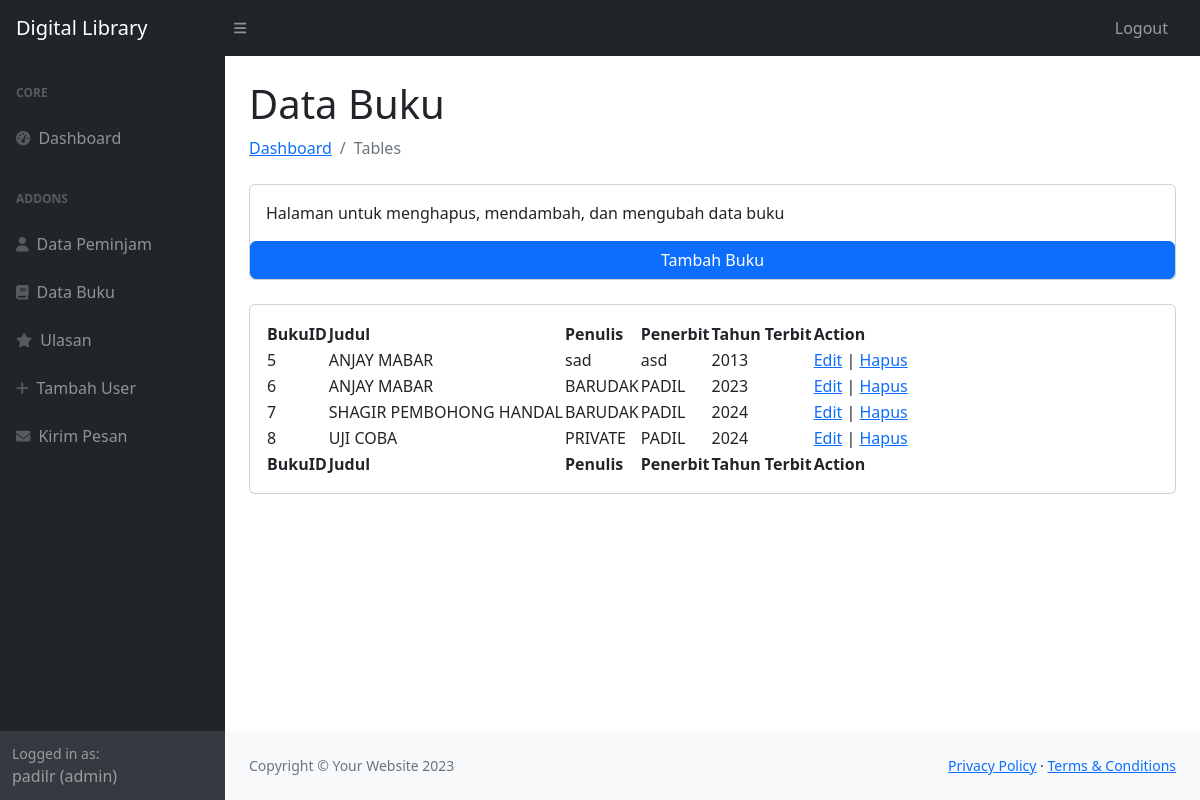
/databuku.php (signed in), run on the app's committed database.
### tables this page shows
CREATE TABLE `user` (
  `userID` int(11) NOT NULL,
  `username` varchar(225) NOT NULL,
  `password` varchar(225) NOT NULL,
  `email` varchar(225) NOT NULL,
  `namalengkap` varchar(225) NOT NULL,
  `alamat` text NOT NULL,
  `level` varchar(225) NOT NULL
);

CREATE TABLE `buku` (
  `bukuID` int(11) NOT NULL,
  `judul` varchar(225) NOT NULL,
  `penulis` varchar(225) NOT NULL,
  `penerbit` varchar(225) NOT NULL,
  `tahunterbit` int(11) NOT NULL,
  `kontenbuku` text NOT NULL
);

### databuku.php (the view, shortened to what this page needs)
<?php
include 'koneksi.php';
?>
<!DOCTYPE html>
<html lang="en">
    <head>
        <link href="https://cdn.jsdelivr.net/npm/simple-datatables@7.1.2/dist/style.min.css" rel="stylesheet" />
        <link href="css/styles.css" rel="stylesheet" />
    </head>
    <body class="sb-nav-fixed">
        <?php include 'nav.php'; ?>
            <div id="layoutSidenav_content">
                <main>
                    <div class="container-fluid px-4">
                        <h1 class="mt-4">Data Buku</h1>
                        <ol class="breadcrumb mb-4">
                            <li class="breadcrumb-item"><a href="index.html">Dashboard</a></li>
                            <li class="breadcrumb-item active">Tables</li>
                        </ol>
                        <div class="card mb-4">
                            <div class="card-body">
                                Halaman untuk menghapus, mendambah, dan mengubah data buku
                            </div>
                            <button onclick="showOverlay()" class="btn btn-primary">Tambah Buku</button>
                        </div>
                        <div class="card mb-4">
                            <div class="card-body">
                                <table id="datatablesSimple">
                                    <thead>
                                        <tr>
                                            <th>BukuID</th>
                                            <th>Judul</th>
                                            <th>Penulis</th>
                                            <th>Penerbit</th>
                                            <th>Tahun Terbit</th>
                                            <th>Action</th>
                                        </tr>
                                    </thead>
                                    <tfoot>
                                        <tr>
                                            <th>BukuID</th>
                                            <th>Judul</th>
                                            <th>Penulis</th>
                                            <th>Penerbit</th>
                                            <th>Tahun Terbit</th>
                                            <th>Action</th>
                                        </tr>
                                    </tfoot>
                                    <tbody>
                                    <?php
    include 'koneksi.php';
    $query = "SELECT * FROM buku";
    $result = mysqli_query($conn, $query);
    if ($result) {
        while ($row = mysqli_fetch_assoc($result)) {
            echo "<tr>";
            echo "<td>" . $row['bukuID'] . "</td>";
            echo "<td>" . $row['judul'] . "</td>";
            echo "<td>" . $row['penulis'] . "</td>";
            echo "<td>" . $row['penerbit'] . "</td>";
            echo "<td>" . $row['tahunterbit'] . "</td>";
            echo "<td><a href='editbuku.php?bukuID=" . $row['bukuID'] . "'>Edit</a> | <a href='hapusbuku.php?bukuID=" . $row['bukuID'] . "'>Hapus</a></td>";
            echo "</tr>";
        }
    } else {
        echo "Error: " . $query . "<br>" . mysqli_error($conn);
    }
    ?>
                                    </tbody>
                                </table>
                            </div>
                        </div>
                    </div>
                </main>
                <footer class="py-4 bg-light mt-auto">
                    <div class="container-fluid px-4">
                        <div class="d-flex align-items-center justify-content-between small">
                            <div class="text-muted">Copyright &copy; Your Website 2023</div>
                            <div>
                                <a href="#">Privacy Policy</a>
                                &middot;
                                <a href="#">Terms &amp; Conditions</a>
                            </div>
                        </div>
                    </div>
                </footer>
            </div>
        </div>
    </body>
</html>

### nav.php (shortened to what this page needs)
<nav class="sb-topnav navbar navbar-expand navbar-dark bg-dark">
            <a class="navbar-brand ps-3" href="index.html">Digital Library</a>
            <button class="btn btn-link btn-sm order-1 order-lg-0 me-4 me-lg-0" id="sidebarToggle" href="#!"><i class="fas fa-bars"></i></button>
            <ul class="navbar-nav ms-auto ms-md-0 me-3 me-lg-4">
                <li class="nav-item dropdown">
                    <a class="nav-link"href="logout.php" >Logout</a>
                </li>
            </ul>
        </nav>
        <div id="layoutSidenav">
            <div id="layoutSidenav_nav">
                <nav class="sb-sidenav accordion sb-sidenav-dark" id="sidenavAccordion">
                    <div class="sb-sidenav-menu">
                        <div class="nav">
                            <div class="sb-sidenav-menu-heading">Core</div>
                            <a class="nav-link" href="index.php">
                                <div class="sb-nav-link-icon"><i class="fas fa-tachometer-alt"></i></div>
                                Dashboard
                            </a>
                            <div class="sb-sidenav-menu-heading">Addons</div>
                            <a class="nav-link" href="datapeminjam.php">
                                <div class="sb-nav-link-icon"><i class="fa-solid fa-user"></i></div>
                                Data Peminjam
                            </a>
                            <a class="nav-link" href="databuku.php">
                                <div class="sb-nav-link-icon"><i class="fa-solid fa-book"></i></div>
                                Data Buku
                            </a>
                            <a class="nav-link" href="ulasan.php">
                                <div class="sb-nav-link-icon"><i class="fa-solid fa-star"></i></div>
                                Ulasan
                            </a>
                            <a class="nav-link" href="setting.php">
                                <div class="sb-nav-link-icon"><i class="fa-solid fa-plus"></i></div>
                                Tambah User
                            </a>
                            <a class="nav-link" href="pesan.php">
                                <div class="sb-nav-link-icon"><i class="fa-solid fa-envelope"></i></div>
                                Kirim Pesan
                            </a>
                        </div>
                    </div>
                    <div class="sb-sidenav-footer">
                    <?php
                    include 'koneksi.php';
        $tampilPeg    =mysqli_query($conn, "SELECT * FROM user WHERE username='$_SESSION[username]'");
        $peg    =mysqli_fetch_array($tampilPeg);
    ?>
                        <div class="small">Logged in as:</div>
                        <?php echo $_SESSION['username']; ?> (<?=$peg['level']?>)
                    </div>
                </nav>
            </div>

### data on the page
user: level "admin"
buku: bukuID "5", judul "ANJAY MABAR", penulis "sad", penerbit "asd", tahunterbit "2013"
buku: bukuID "6", judul "ANJAY MABAR", penulis "BARUDAK", penerbit "PADIL", tahunterbit "2023"
buku: bukuID "7", judul "SHAGIR PEMBOHONG HANDAL", penulis "BARUDAK", penerbit "PADIL", tahunterbit "2024"
buku: bukuID "8", judul "UJI COBA", penulis "PRIVATE", penerbit "PADIL", tahunterbit "2024"

### other printed values
$_SESSION['username'] "padilr"
